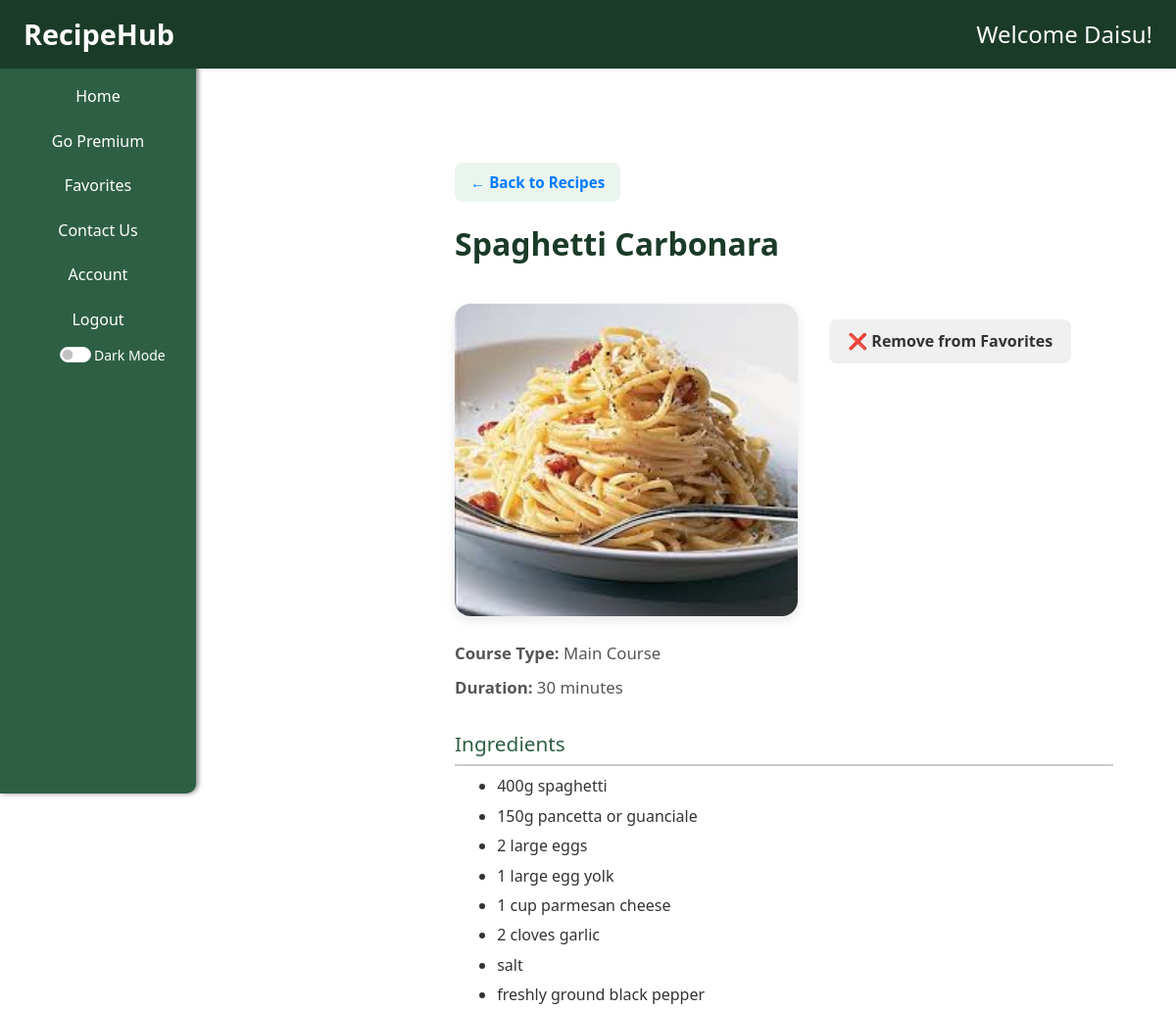
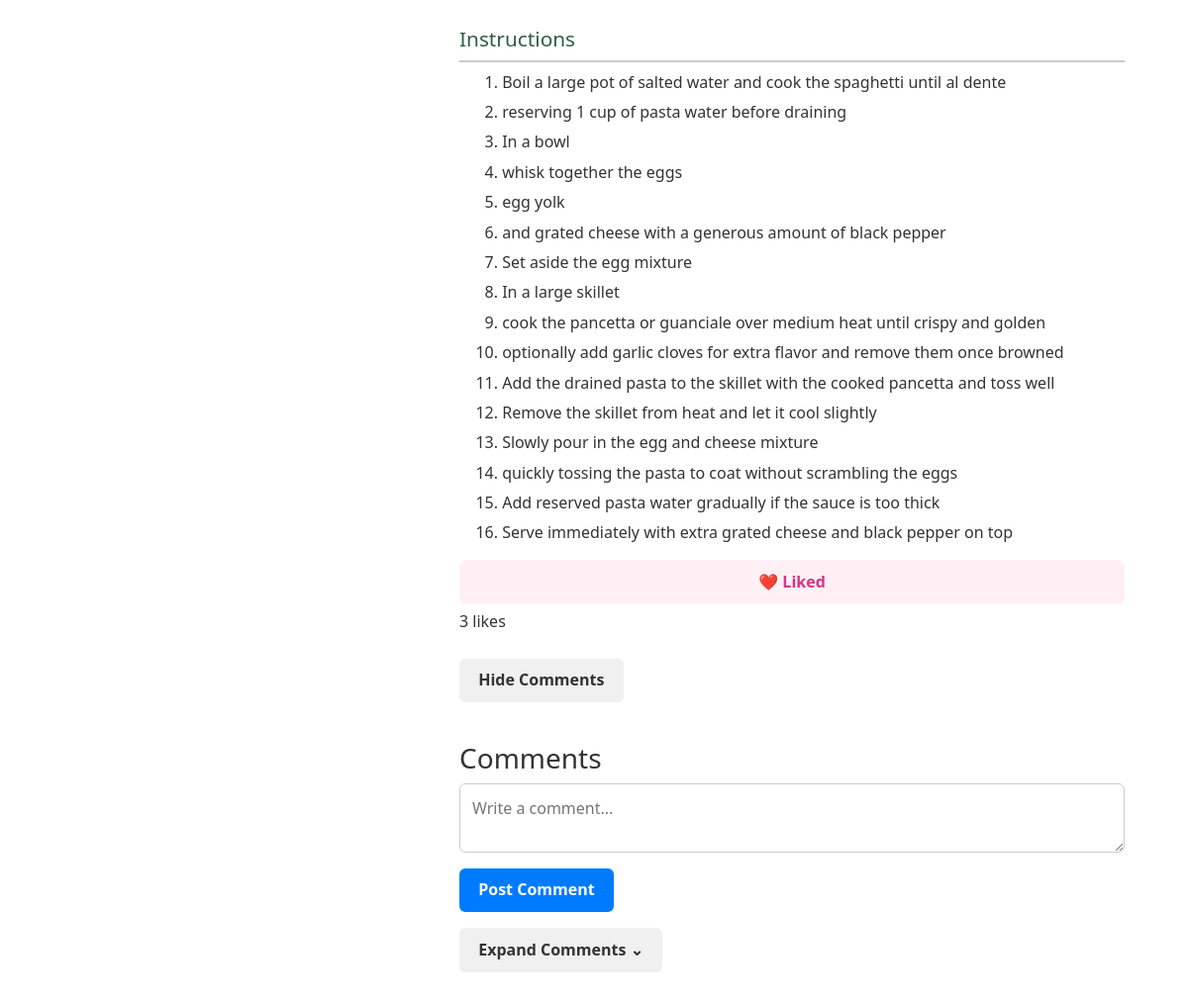
The app's page /recipe/1 (signed in) with its own data (2 pictures, top to bottom).
### tables this page shows
CREATE TABLE Customers (
      id INTEGER PRIMARY KEY AUTOINCREMENT,
      name TEXT,
      username TEXT,
      email TEXT,
      password TEXT,
      isBanned INTEGER DEFAULT 0,
      subscribed INTEGER DEFAULT 0,
      createdAt TIMESTAMP DEFAULT CURRENT_TIMESTAMP
    );

CREATE TABLE Recipes (
      id INTEGER PRIMARY KEY AUTOINCREMENT,
      title TEXT,
      ingredients TEXT,
      instructions TEXT,
      duration INTEGER,
      isPremium INTEGER DEFAULT 0,
      status TEXT DEFAULT 'pending',
      staff_id INTEGER,
      createdAt TIMESTAMP DEFAULT CURRENT_TIMESTAMP, image TEXT, courseType TEXT,
      FOREIGN KEY (staff_id) REFERENCES Staff(id)
    );

### app.py (the view, shortened to what this page needs)
@app.route('/recipe/<int:recipe_id>')
def view_recipe_customer(recipe_id):
    if 'user_id' not in session or session['role'] != 'customer':
        flash("Unauthorized access. Please log in as a customer.", "danger")
        return redirect(url_for('login'))
    db = get_db_connection()
    cursor = db.cursor()
    cursor.execute("SELECT * FROM Recipes WHERE id = ?", (recipe_id, ))
    recipe = cursor.fetchone()
    if not recipe:
        db.close()
        flash("Recipe not found.", "warning")
        return redirect(url_for('chome'))
    cursor.execute(
        '''
        SELECT Comments.*, Customers.username
        FROM Comments
        JOIN Customers ON Comments.commentor_id = Customers.id
        WHERE recipe_id = ?
        ORDER BY commentedAt DESC
    ''', (recipe_id, ))
    comments = cursor.fetchall()
    cursor.execute(
        "SELECT COUNT(*) as like_count FROM Likes WHERE recipe_id = ?",
        (recipe_id, ))
    like_count = cursor.fetchone()['like_count']
    cursor.execute(
        "SELECT * FROM Likes WHERE customer_id = ? AND recipe_id = ?",
        (session['user_id'], recipe_id))
    liked = cursor.fetchone() is not None
    cursor.execute("SELECT recipe_id FROM Favorites WHERE customer_id = ?",
                   (session['user_id'], ))
    favorite_ids = {row['recipe_id'] for row in cursor.fetchall()}
    db.close()
    return render_template('customer/view_recipe.html',
                           recipe=recipe,
                           comments=comments,
                           like_count=like_count,
                           liked=liked,
                           favorite_ids=favorite_ids,
                           user_id=session['user_id'])

### db_setup.py (called while the page is built)
def get_db_connection():
  conn = sqlite3.connect('RecipeHub.db')
  conn.row_factory = sqlite3.Row
  return conn

### templates/customer/view_recipe.html (shortened to what this page needs)
{% extends 'customer/base.html' %}
{% block head %}
<link rel="stylesheet" href="{{ url_for('static', filename='view_recipe.css') }}">
{% endblock %}
{% block body %}
<main class="recipe-detail">
  <div class="recipe-container">
    <div class="back-button-container">
      <a href="{{ url_for('chome') }}" class="back-button">← Back to Recipes</a>
    </div>
    <div class="recipe-header">
      <h2>{{ recipe['title'] }}</h2>
      <div class="image-actions-wrapper">
        <img src="{{ url_for('serve_image', filename=recipe['image']) }}" alt="{{ recipe['title'] }}" class="recipe-image">
        <div class="action-buttons">
          <form method="POST" action="{{ url_for('toggle_favorite', recipe_id=recipe['id']) }}" class="favorite-form">
            {% if recipe['id'] in favorite_ids %}
              <button type="submit" class="favorite-btn remove">❌ Remove from Favorites</button>
            {% else %}
              <button type="submit" class="favorite-btn add">❤️ Add to Favorites</button>
            {% endif %}
          </form>
        </div>
      </div>
    </div>
    <div class="recipe-meta">
      <p><strong>Course Type:</strong> {{ recipe['courseType'] }}</p>
      <p><strong>Duration:</strong> {{ recipe['duration'] }} minutes</p>
    </div>
    <div class="recipe-content">
      <h3>Ingredients</h3>
      <ul class="ingredient-list">
        {% for item in recipe['ingredients'].split(',') %}
          <li>{{ item }}</li>
        {% endfor %}
      </ul>
      <h3>Instructions</h3>
      <ol class="instruction-list">
        {% for step in recipe['instructions'].split(',') %}
          <li>{{ step }}</li>
        {% endfor %}
      </ol>
    </div>
    <form method="POST" action="{{ url_for('like_recipe', recipe_id=recipe['id']) }}" class="like-form">
      <button type="submit" class="like-btn">
        {% if liked %}
          ❤️ Liked
        {% else %}
          🤍 Like
        {% endif %}
      </button>
      <span>{{ like_count }} {{ 'like' if like_count == 1 else 'likes' }}</span>
    </form>
    <button id="toggle-comments-btn" class="toggle-comments-btn">Hide Comments</button>
    <div class="comments-section" id="comments-section">
      <h3>Comments</h3>
      <form method="POST" action="{{ url_for('add_comment', recipe_id=recipe['id']) }}" class="comment-form">
        <textarea name="comment" placeholder="Write a comment..." required></textarea>
        <button type="submit">Post Comment</button>
      </form>
      {% if comments %}
        <button id="toggle-comment-list" class="toggle-comments-btn" style="margin-top: 1em;">Expand Comments ⌄</button>
      {% else %}
        <p>No comments yet. Be the first to comment!</p>
      {% endif %}
    </div>
  </div>
</main>
{% endblock %}

### templates/customer/base.html (shortened to what this page needs)
<!DOCTYPE html>
<html lang="en">
<head>
  <link href="https://cdn.jsdelivr.net/npm/bootstrap@5.3.0/dist/css/bootstrap.min.css" rel="stylesheet" />
  <link rel="stylesheet" href="{{ url_for('static', filename='base.css') }}" />
  {% block head %}{% endblock %}
</head>
<body class="{% if request.endpoint == 'favorites' %}favorites-page{% else %}default-page{% endif %}">
  <nav id="sidebarMenu" class="sidebar d-none d-md-flex flex-column flex-shrink-0 p-3 text-white">
    <ul class="nav nav-pills flex-column mb-auto">
      <li class="nav-item">
        <a href="{{ url_for('chome') }}" class="nav-link {% if request.endpoint == 'chome' %}active{% endif %}">Home</a>
      </li>
      <li>
        <a href="{{ url_for('premium') }}" class="nav-link {% if request.endpoint == 'premium' %}active{% endif %}">Go
          Premium</a>
      </li>
      <li><a href="{{url_for('favorites')}}"
          class="nav-link {% if request.endpoint == 'favorites' %}active{% endif %}">Favorites</a></li>
      <li><a href="{{ url_for('contact_us') }}"
          class="nav-link {% if request.endpoint == 'contact_us' %}active{% endif %}">Contact Us</a></li>
      <li>
        <a href="{{ url_for('account') }}"
          class="nav-link {% if request.endpoint == 'account' %}active{% endif %}">Account</a>
      </li>
      <li><a href="{{ url_for('logout') }}" class="nav-link">Logout</a></li>
      <div class="form-check form-switch text-white">
        <span class="dmLabel"><small>Dark Mode</small></span>
        <input class="form-check-input" type="checkbox" id="darkModeToggle" />
      </div>
    </ul>
  </nav>
  <header class="flex-wrap flex-md-nowrap">
    <span class="logo">RecipeHub</span>
    <div class="auth-buttons">
      {% if session['username'] %}
      {% if session['role'] == 'admin'%}
      <span>Welcome Admin {{ session['name'] }}!</span>
      {% elif session['role'] == 'staff'%}
      <span>Welcome Staff {{ session['name'] }}!</span>
      {% else %}
      <span>Welcome {{ session['username'] }}!</span>
      {% endif %}
      {% else %}
      <a href="{{ url_for('sign_up') }}" class="button-link">Sign Up</a>
      <a href="{{ url_for('login') }}" class="button-link">Login</a>
      {% endif %}
    </div>
  </header>
  <main class="content">
    <div class="content-inner">
      {% block body %} {% endblock %}
    </div>
  </main>
</body>
</html>

### static/base.css (style rules this page uses)
*, *::before, *::after { margin: 0; padding: 0; box-sizing: border-box; }
html, body { height: 100%; font-family: 'Poppins', sans-serif; color: #000; background: #fff; overflow-x: hidden; }
body { min-height: 100vh; }
#darkModeToggle { margin-left: 5px; }
.dmLabel { margin-left: 3px; }
header { background-color: #1B3B29; color: white; display: flex; justify-content: space-between; align-items: center; padding: 0.75rem 1.5rem; position: fixed; top: 0; left: 0; right: 0; z-index: 1030; font-size: 1.5rem; box-shadow: 0 2px 6px rgba(0, 0, 0, 0.05); gap: 1rem; }
.logo { font-weight: 900; font-size: 1.8rem; color: white; user-select: none; }
.auth-buttons { display: flex; gap: 0.75rem; align-items: center; }
.sidebar { background-color: #2E5F45; border-radius: 0 10px 10px 0; box-shadow: 2px 0 5px rgba(0, 0, 0, 0.5); width: 200px; height: calc(100vh - 50px); position: fixed; top: 60px; left: 0; overflow-y: auto; z-index: 1020; padding: 1rem; }
.sidebar .nav-link { position: relative; color: white; border-radius: 10px; font-weight: 500; padding: 10px 0; text-align: center; transition: background-color 0.3s ease, color 0.3s ease; width: 100%; z-index: 1; overflow: hidden; }
body.default-page .content { margin-left: 200px; }
.content { margin-top: 70px; padding: 2rem; min-height: calc(100vh - 70px); overflow-x: hidden; display: flex; flex-wrap: wrap; justify-content: center; width: 100%; }
.content-inner { width: 100%; max-width: 800px; }
.recipe-content h3 { margin-top: 1.5rem; font-size: 1.4rem; color: #2E5F45; }
.ingredient-list, .instruction-list { margin-top: 0.5rem; margin-left: 1.5rem; padding-left: 1rem; }
.ingredient-list li, .instruction-list li { margin-bottom: 0.5rem; font-size: 1rem; line-height: 1.5; }
.recipe-container { max-width: 800px; margin: 0 auto; padding: 2rem; }
.recipe-header img { max-width: 100%; height: auto; border-radius: 1rem; margin-top: 1rem; box-shadow: 0 4px 12px rgba(0, 0, 0, 0.1); }
.back-button-container { margin-bottom: 1.5rem; }
.back-button { display: inline-block; color: #2E5F45; background-color: #eaf5ee; padding: 0.5rem 1rem; border-radius: 8px; font-size: 0.95rem; text-decoration: none; font-weight: 600; transition: background-color 0.3s ease, transform 0.2s ease; }
.recipe-header h2 { font-size: 2rem; color: #1B3B29; margin-bottom: 1rem; }
.recipe-meta { margin-top: 1rem; font-size: 1rem; color: #555; }
.recipe-meta p { margin-bottom: 0.5rem; }
.favorite-form { margin-top: 2rem; text-align: center; }
.favorite-btn { padding: 0.75rem 1.25rem; font-size: 1rem; font-weight: bold; border: none; border-radius: 12px; cursor: pointer; transition: background-color 0.3s ease, transform 0.2s ease; }
.favorite-btn.remove { background-color: #e74c3c; color: white; }

### records on screen
Customers: username "Daisu"
Recipes: title "Spaghetti Carbonara", image (picture), courseType "Main Course", duration "30"

### other values on screen
{{ item }} "400g spaghetti" "150g pancetta or guanciale" "2 large eggs" "1 large egg yolk" "1 cup parmesan cheese" "2 cloves garlic" "salt" "freshly ground black pepper"
{{ step }} "Boil a large pot of salted water and cook the spaghetti until al dente" "reserving 1 cup of pasta water before draining" "In a bowl" "whisk together the eggs" "egg yolk" "and grated cheese with a generous amount of black pepper" "Set aside the egg mixture" "In a large skillet" "cook the pancetta or guanciale over medium heat until crispy and golden" "optionally add garlic cloves for extra flavor and remove them once browned" "Add the drained pasta to the skillet with the cooked pancetta and toss well" "Remove the skillet from heat and let it cool slightly" "Slowly pour in the egg and cheese mixture" "quickly tossing the pasta to coat without scrambling the eggs" "Add reserved pasta water gradually if the sauce is too thick" "Serve immediately with extra grated cheese and black pepper on top"
{{ like_count }} "3"
{{ 'like' if like_count == 1 else 'likes' }} "likes"
